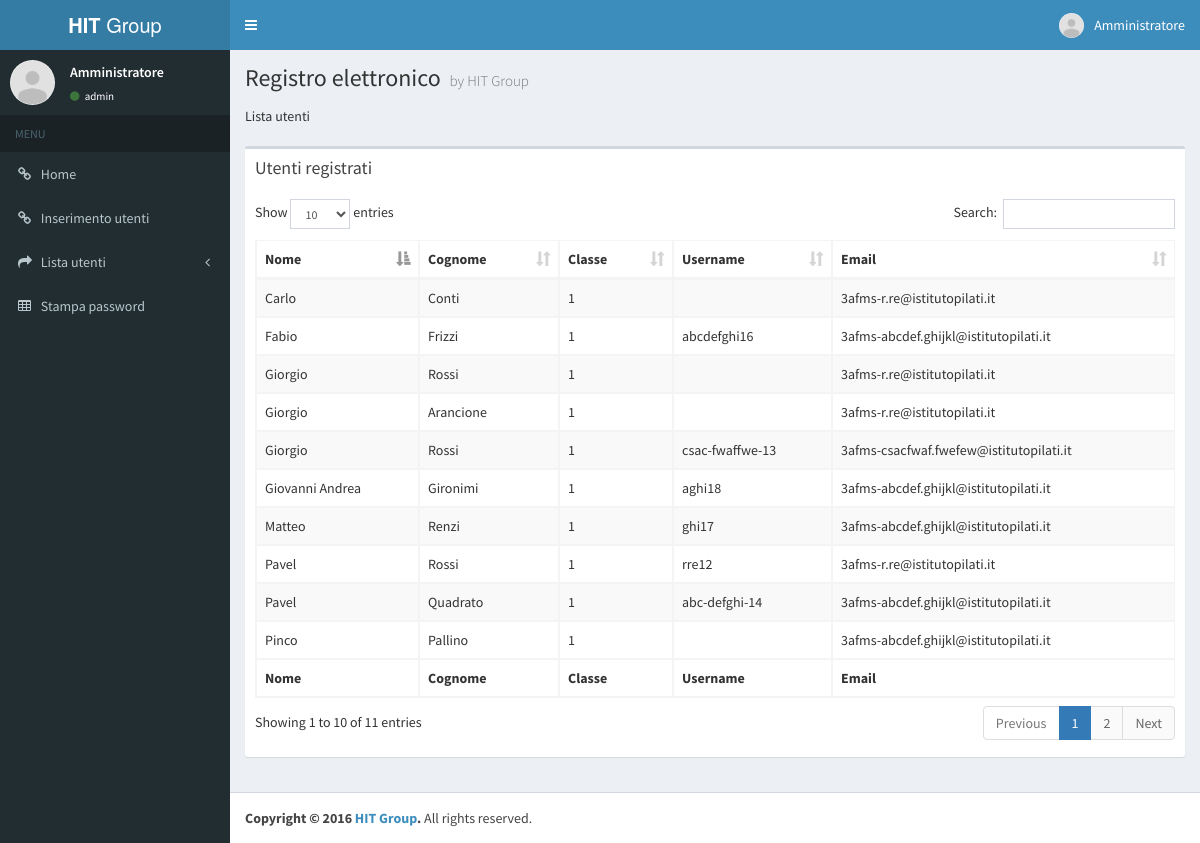
Page /?p=usrlist&show=stu (signed in) on the committed database.
### tables this page shows
CREATE TABLE IF NOT EXISTS `utenti` (
  `id` int(11) NOT NULL AUTO_INCREMENT,
  `username` varchar(50) DEFAULT NULL,
  `nome` varchar(50) DEFAULT NULL,
  `cognome` varchar(50) DEFAULT NULL,
  `email` varchar(50) DEFAULT NULL,
  `ruolo` varchar(50) DEFAULT NULL,
  `scuola` varchar(50) DEFAULT NULL,
  `classe` int(11) DEFAULT NULL,
  `password` varchar(250) DEFAULT NULL,
  `temp_pwd` varchar(6) DEFAULT NULL,
  PRIMARY KEY (`id`),
  KEY `classe` (`classe`)
);

### include/nav/pagemanager.php (called while the page is built, shortened)
<?php
  if(isset($_GET["show"]))
    $show=htmlspecialchars($_GET["show"]);
  else
    $show="stu";
?>

### pages/usrlist.php (the view, shortened to what this page needs)
<?php
  echo "Lista utenti<br><br>";
  if($show=="all"){
    $conn = new mysqli($db_servername, $db_username, $db_password, $db_name);
    if ($conn->connect_error) {
         die("Connection failed: " . $conn->connect_error);
    }
    $sql = "SELECT * FROM utenti";
    $result = $conn->query($sql);
    echo '						<div class="box">
                  <div class="box-header">
                    <h3 class="box-title">Utenti registrati</h3>
                  </div>
                  <div class="box-body">
                    <table id="example1" class="table table-bordered table-striped">
                      <thead>
                      <tr>
                        <th>Nome</th>
                        <th>Cognome</th>
                        <th>Classe</th>
                        <th>Username</th>
                        <th>Email</th>
                        <th>Ruolo</th>
                      </tr>
                      </thead>
                      <tbody>
                      ';
    if ($result->num_rows > 0) {
         while($row = $result->fetch_assoc()) {
           $id=$row["ID"];
           echo '<tr id="usr';
           echo "$id";
           echo '">';
           echo "<td>". $row["nome"]. "</td>
                 <td>". $row["cognome"]. "</td>
                 <td>". $row["classe"]. "</td>
                 <td>". $row["username"] . "</td>
                 <td>". $row["email"] ."</td>
                 <td>". $row["ruolo"] ."</td>";
           echo "</tr>";
         }
    } else {
    }
    echo '</tbody>
        <tfoot>
        <tr>
          <th>Nome</th>
          <th>Cognome</th>
          <th>Classe</th>
          <th>Username</th>
          <th>Email</th>
          <th>Ruolo</th>
        </tr>
        </tfoot>
      </table>
    </div>
    </div>
    ';
    $conn->close();
  }elseif($show=="stu"){
    $conn = new mysqli($db_servername, $db_username, $db_password, $db_name);
    $sql = "SELECT * FROM utenti WHERE ruolo='studente'";
    $result = $conn->query($sql);
    echo '						<div class="box">
                  <div class="box-header">
                    <h3 class="box-title">Utenti registrati</h3>
                  </div>
                  <div class="box-body">
                    <table id="example1" class="table table-bordered table-striped">
                      <thead>
                      <tr>
                        <th>Nome</th>
                        <th>Cognome</th>
                        <th>Classe</th>
                        <th>Username</th>
                        <th>Email</th>
                      </tr>
                      </thead>
                      <tbody>
                      ';
    if ($result->num_rows > 0) {
         while($row = $result->fetch_assoc()) {
           echo "<tr>";
           echo "<td>". $row["nome"]. "</td>
                 <td>". $row["cognome"]. "</td>
                 <td>". $row["classe"]. "</td>
                 <td>". $row["username"] . "</td>
                 <td>". $row["email"] ."</td>";
           echo "</tr>";
         }
    } else {
    }
    echo '</tbody>
        <tfoot>
        <tr>
          <th>Nome</th>
          <th>Cognome</th>
          <th>Classe</th>
          <th>Username</th>
          <th>Email</th>
        </tr>
        </tfoot>
      </table>
    </div>
    </div>
    ';
  }
?>

### rows in the picture
utenti: nome "Carlo", cognome "Conti", classe "1", email "3afms-r.re@istitutopilati.it"
utenti: nome "Giorgio", cognome "Rossi", classe "1", email "3afms-r.re@istitutopilati.it"
utenti: nome "Giorgio", cognome "Arancione", classe "1", email "3afms-r.re@istitutopilati.it"
utenti: nome "Pavel", cognome "Rossi", classe "1", username "rre12", email "3afms-r.re@istitutopilati.it"
utenti: nome "Giorgio", cognome "Rossi", classe "1", username "csac-fwaffwe-13", email "3afms-csacfwaf.fwefew@istitutopilati.it"
utenti: nome "Pavel", cognome "Quadrato", classe "1", username "abc-defghi-14", email "3afms-abcdef.ghijkl@istitutopilati.it"
utenti: nome "Pinco", cognome "Pallino", classe "1", email "3afms-abcdef.ghijkl@istitutopilati.it"
utenti: nome "Fabio", cognome "Frizzi", classe "1", username "abcdefghi16", email "3afms-abcdef.ghijkl@istitutopilati.it"
utenti: nome "Matteo", cognome "Renzi", classe "1", username "ghi17", email "3afms-abcdef.ghijkl@istitutopilati.it"
utenti: nome "Giovanni Andrea", cognome "Gironimi", classe "1", username "aghi18", email "3afms-abcdef.ghijkl@istitutopilati.it"

### other values in the picture
$_SESSION["nomecompleto"] "Amministratore"
$_SESSION["username"] "admin"
